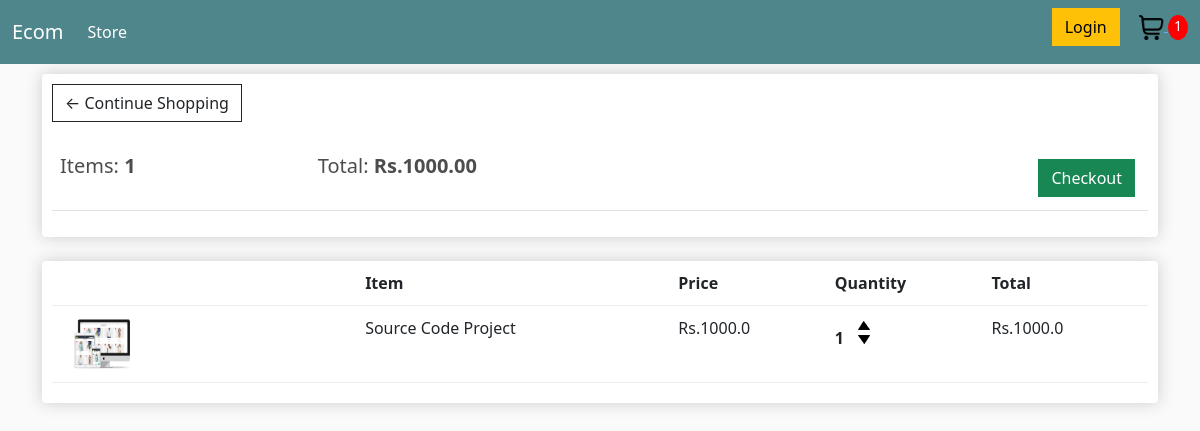
The app's page /cart/ (signed in) with its own data.
### store/models.py (models this page shows, shortened)
class Order(models.Model):
    customer = models.ForeignKey(Customer, on_delete=models.SET_NULL, null=True, blank=True)
    date_ordered = models.DateTimeField(auto_now_add=True)
    complete = models.BooleanField(default=False, null=True, blank=False)
    transaction_id = models.CharField(max_length=200, null=True)
    @property
    def get_cart_total(self):
        orderitems = self.orderitems_set.all()
        total = sum([item.get_total for item in orderitems])
        return total
    @property
    def get_cart_items(self):
        orderitems = self.orderitems_set.all()
        total = sum([item.quantity for item in orderitems])
        return total

class OrderItems(models.Model):
    product = models.ForeignKey(Products, on_delete=models.SET_NULL, null=True, blank=True)
    order = models.ForeignKey(Order, on_delete=models.SET_NULL, null=True, blank=True)
    quantity = models.IntegerField(default=0, null=True, blank=True)
    date_added = models.DateTimeField(auto_now_add=True)
    @property
    def get_total(self):
        total = self.product.price * self.quantity
        return total

class Products(models.Model):
    name = models.CharField(max_length=200, null=True)
    price = models.FloatField()
    digital = models.BooleanField(default=False, null=True, blank=False)
    image = models.ImageField(null=True, blank=True)
    @property
    def imageURL(self):
        try:
            url=self.image.url
        except:
            url=''
        return url

### store/views.py (the view)
# urls.py: path('cart/', cart, name='cart'),
def cart(request):
    if request.user.is_authenticated:
        customer = request.user.customer
        order, created = Order.objects.get_or_create(customer = customer, complete = False)
        items = order.orderitems_set.all()
        cartItems = order.get_cart_items
    else:
        items = []
        order = {'get_cart_total':0, 'get_cart_items':0, 'shipping':False}
        cartItems = order['get_cart_items']
    context = {'items':items, 'order':order, 'cartItems':cartItems}
    return render(request, 'store/Cart.html', context)

### store/templates/store/Cart.html
{% extends 'store/Main.html' %}
{% load static %}
{% block content %}
<div class="row">
    <div class="col-lg-12">
        <div class="box-element">
            <a class="btn btn-outline-dark" href="{% url 'store' %}">&#x2190; Continue Shopping</a>
            <br>
            <br>
            <table class="table">
                <tr>
                    <th>
                        <h5>Items: <strong>{{order.get_cart_items}}</strong></h5>
                    </th>
                    <th>
                        <h5>Total: <strong>Rs.{{order.get_cart_total|floatformat:2}}</strong></h5>
                    </th>
                    <th>
                        <a style="float: right; margin: 5px;" class="btn btn-success"
                            href="{% url 'checkout' %}">Checkout</a>
                    </th>
                </tr>
            </table>
        </div>
        <br>
        <div class="box-element">
            <div class="cart-row">
                <div style="flex: 2;"></div>
                <div style="flex: 2;"><strong>Item</strong></div>
                <div style="flex: 1;"><strong>Price</strong></div>
                <div style="flex: 1;"><strong>Quantity</strong></div>
                <div style="flex: 1;"><strong>Total</strong></div>
            </div>
            {% for item in items %}
            <div class="cart-row">
                <div style="flex: 2;"><img class="row-image" src="{{item.product.imageURL}}" alt=""></div>
                <div style="flex: 2;">{{item.product.name}}</div>
                <div style="flex: 1;">Rs.{{item.product.price}}</div>
                <div style="flex: 1;">
                    <p class="quantity">{{item.quantity}}</p>
                    <div class="quantity">
                        <img data-product={{item.product.id}} data-action="add" class="chg-quantity update-cart" src="{% static  'images/arrow-up.png' %}">
                        <img data-product={{item.product.id}} data-action="remove" class="chg-quantity update-cart" src="{% static  'images/arrow-down.png' %}">
                    </div>
                </div>
                <div style="flex: 1;">Rs.{{item.get_total}}</div>
            </div>
            {% endfor %}
        </div>
    </div>
</div>
{% endblock content %}

### static/css/main.css (style rules this page uses)
body { background-color: hsl(0, 0%, 98%); }
h1,h2,h3,h4,h5,h6 { color:hsl(0, 0%, 30%); }
.box-element { box-shadow:hsl(0, 0%, 80%) 0 0 16px; background-color: #fff; border-radius: 4px; padding: 10px; }
.col-lg-4, .col-lg-6, .col-lg-8, .col-lg-12 { margin-top: 10px; }
.btn { border-radius: 0; }
.row-image { width: 100px; }
.cart-row { display: flex; align-items: flex-stretch; padding-bottom: 10px; margin-bottom: 10px; border-bottom: 1px solid #ececec; }
.quantity { display: inline-block; font-weight: 700; padding-right:10px; }
.chg-quantity { width: 12px; cursor: pointer; display: block; margin-top: 5px; transition:.1s; }

### records on screen
Order: get_cart_items "1", get_cart_total "1000.00"
OrderItems: product.imageURL (picture), product.name "Source Code Project", product.price "1000.0", quantity "1", get_total "1000.0"

### other values on screen
{{ cartItems }} "1"
